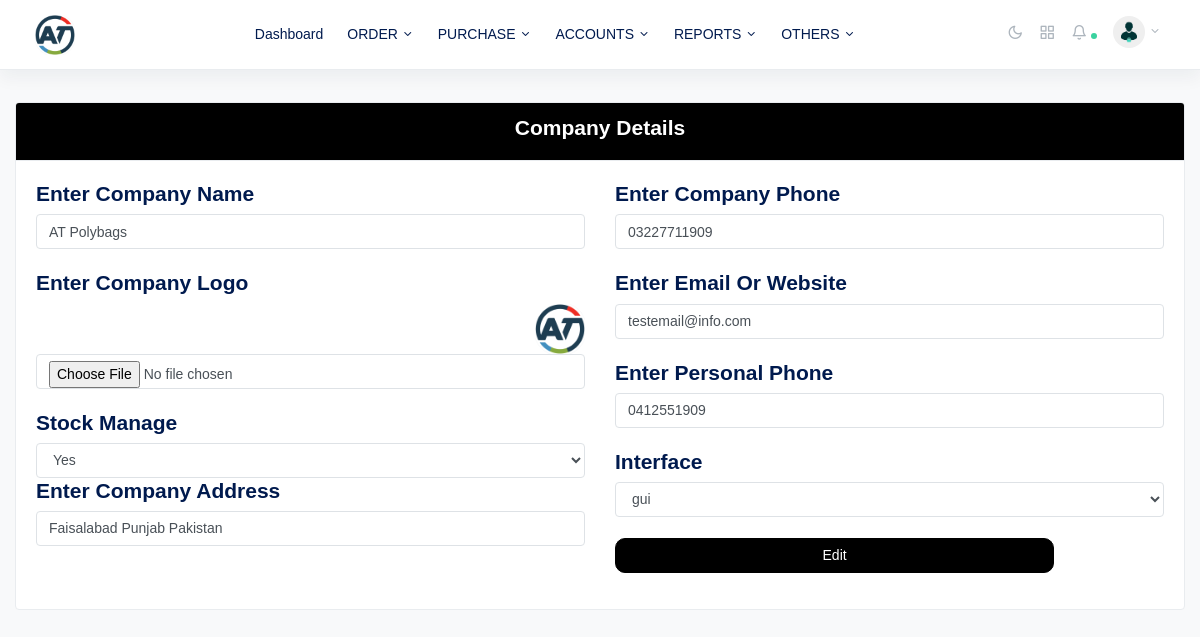
The app's page /company.php (signed in) with its own data.
### tables this page shows
CREATE TABLE `company` (
  `id` int(10) NOT NULL,
  `name` varchar(100) NOT NULL,
  `logo` text NOT NULL,
  `address` text DEFAULT NULL,
  `company_phone` varchar(100) NOT NULL,
  `personal_phone` varchar(100) NOT NULL,
  `email` text DEFAULT NULL,
  `stock_manage` int(11) NOT NULL,
  `sale_interface` varchar(50) DEFAULT NULL
);

CREATE TABLE `menus` (
  `id` int(11) NOT NULL,
  `title` text DEFAULT NULL,
  `page` text DEFAULT NULL,
  `parent_id` int(11) DEFAULT NULL,
  `icon` text DEFAULT NULL,
  `sort_order` int(11) DEFAULT NULL,
  `nav_edit` int(11) NOT NULL DEFAULT 0,
  `nav_delete` int(11) NOT NULL DEFAULT 0,
  `nav_add` int(11) NOT NULL DEFAULT 0,
  `timestamp` timestamp NOT NULL DEFAULT current_timestamp() ON UPDATE current_timestamp()
);

### company.php (the view, shortened to what this page needs)
<!DOCTYPE html>
<html lang="en">
<?php include_once 'includes/head.php'; require_once 'includes/code.php';
		 	if (!empty($get_company)) {
		 		$company_button='<input type="submit" value="Edit" name="company_update" class="btn btn-admin2 " style="width: 80%; border-radius: 10px;">';
		 	}else{
		 		$company_button = '<input type="submit" name="company_submit" class="btn btn-admin " style="width: 80%; border-radius: 10px;">';
		 	}
 ?>
  <body class="horizontal light  ">
    <div class="wrapper">
  <?php include_once 'includes/header.php'; ?>
      <main role="main" class="main-content">
        <div class="container-fluid">
          <div class="card">
            <div class="card-header card-bg" align="center">
            <div class="row">
              <div class="col-12 mx-auto h4">
                <b class="text-center card-text">Company Details</b>
              </div>
            </div>
          </div>
           <div class="card-body">
				<form method="post" action="" enctype="multipart/form-data">
					<div class="row">
					<div class="col-sm-6">
					<div class="form-group" >
						<h4>Enter Company Name </h4>
						<input type="text" name="name" placeholder="Enter Company Name" class="form-control" value="<?=@$get_company['name']?>" /><br/>
						<h4>Enter Company Logo </h4>
						<?php if(!empty($get_company['logo'])): ?>
							<a href="img/logo/<?=$get_company['logo']?>">
								<img src="img/logo/<?=$get_company['logo']?>" class="float-right" width="50" height="50" alt="">
							</a>
						<?php endif; ?>
						<input type="file" name="logo"  class="form-control" value="<?=@$get_company['logo']?>" /><br/>
					<h4>Stock Manage</h4>
						<select class="form-control" name="stock_manage">
							<option <?=@($get_company['stock_manage']==1)?"selected":""?> value="1">Yes</option>
						</select>
						<h4>Enter Company Address </h4>
						<input type="text" name="address" placeholder="Enter Company Address" class="form-control" value="<?=@$get_company['address']?>" /><br/>
					</div>
					</div>
					<div class="col-sm-6">
					<div class="form-group" >
						<h4>Enter Company Phone  </h4>
						<input type="text" name="company_phone" placeholder="Enter Company Phone" class="form-control" value="<?=@$get_company['company_phone']?>" /><br/>
						<h4>Enter Email Or Website  </h4>
						<input type="text" name="email" placeholder="Enter Email or Website" class="form-control" value="<?=@$get_company['email']?>" /><br/>
						<h4>Enter Personal Phone  </h4>
						<input type="text" name="personal_phone" placeholder="Enter personal Phone" class="form-control" value="<?=@$get_company['personal_phone']?>" /><br/>
						<h4>Interface</h4>
						<select class="form-control" name="sale_interface">
							<option <?=@($get_company['sale_interface']=='gui')?"selected":""?> value="gui">gui</option>
						</select>
						<br>
						<?=@$company_button; ?>
					</div>
					</div>
					</div>
					</form>
			</div>
          </div>
        </div>
      </main>
    </div>
  </body>
</html>

### includes/head.php (shortened to what this page needs)
 <?php include_once 'php_action/core.php';
@$get_company =mysqli_fetch_assoc(mysqli_query($dbc,"SELECT * FROM company ORDER BY id DESC LIMIT 1 "));
  ?>
  <head>
    <link rel="stylesheet" href="css/simplebar.css">
    <link rel="stylesheet" href="css/fontawesome.min.css">
    <link rel="stylesheet" href="css/feather.css">
    <link rel="stylesheet" href="css/select2.css">
    <link rel="stylesheet" href="css/dropzone.css">
    <link rel="stylesheet" href="css/uppy.min.css">
    <link rel="stylesheet" href="css/jquery.steps.css">
    <link rel="stylesheet" href="css/jquery.timepicker.css">
    <link rel="stylesheet" href="css/quill.snow.css">
    <link rel="stylesheet" href="css/daterangepicker.css">
    <link rel="stylesheet" href="css/app-light.css" id="lightTheme">
    <link rel="stylesheet" href="css/app-dark.css" id="darkTheme" disabled>
    <link rel="stylesheet" href="css/sweetalert2.min.css">
    <link rel="stylesheet" href="css/dataTables.bootstrap4.css">
  </head>

### includes/header.php (shortened to what this page needs)
  <?php
  $user_id_current = $_SESSION['userId'];
$UserData = mysqli_fetch_assoc(mysqli_query($dbc,"SELECT * FROM users WHERE user_id = '$user_id_current'"));
 ?>
  <nav class="navbar navbar-expand-lg navbar-light bg-white flex-row border-bottom shadow">
        <div class="container-fluid">
          <a class="navbar-brand mx-lg-1 mr-0" href="dashboard.php">
            <img src="img/logo/<?=$get_company['logo']?>" class="img-fluid" alt="" style="width: 40px;height: 40px;">
          </a>
          <div class="navbar-slide bg-white ml-lg-4" id="navbarSupportedContent">
            <ul class="navbar-nav mr-auto">
              <li class="nav-item dropdown">
                <a href="dashboard.php"  class="nav-link">
                  <span class="ml-lg-2">Dashboard</span>
                </a>
              </li>
        <?php
        if ($UserData['user_role']!='admin') {
        $getNav = mysqli_query($dbc,"SELECT * FROM menus where parent_id=0 AND page!='dashboard.php' ORDER BY sort_order ASC LIMIT 9 OFFSET 0 ");    $r=1;
          while ($fetch_nav=mysqli_fetch_assoc($getNav)) {   $c=0;
             $getChild = mysqli_query($dbc,"SELECT * FROM menus where parent_id='".$fetch_nav['id']."' AND page!='dashboard.php' ");
                while ($child=mysqli_fetch_assoc($getChild)) {
                    if (countWhens($dbc,"privileges",'user_id',$user_id_current,'nav_id',$child['id'])>0) {
                                        $c++;
                                         }}
                      if ($c>0 && $r<9) {
                                    ?>
                <li class="nav-item dropdown">
                <a href="<?=$fetch_nav['page']?>" id="ui-elementsDropdown" class="dropdown-toggle nav-link" role="button" data-toggle="dropdown" aria-haspopup="true" aria-expanded="false">
                  <span class="ml-lg-2"><?=strtoupper($fetch_nav['title'])?></span>
                </a>
                            </li>
                               <?php   $r++;
                               } }if ($r>9) {
                                ?>
                                 <li class="nav-item dropdown more">
                <a class="dropdown-toggle more-horizontal nav-link" href="#" id="moreDropdown" role="button" data-toggle="dropdown" aria-haspopup="true" aria-expanded="false">
                  <span class="ml-2 sr-only">More</span>
                </a>
                <ul class="dropdown-menu" aria-labelledby="moreDropdown">
                  <?php     $getNav2 = mysqli_query($dbc,"SELECT * FROM menus where parent_id=0 AND page!='dashboard.php' ORDER BY sort_order ASC LIMIT 10 OFFSET 10 ");    $r=1;
                                 while ($fetch_nav2=mysqli_fetch_assoc($getNav2)) {
                                        $c=0;
                                           $getChild = mysqli_query($dbc,"SELECT * FROM menus where parent_id='".$fetch_nav2['id']."' AND page!='dashboard.php' ");
                while ($child=mysqli_fetch_assoc($getChild)) {
                    if (countWhens($dbc,"privileges",'user_id',$user_id_current,'nav_id',$child['id'])>0) {
                                        $c++;
                                         }}
                                         if ($c>0) {
                                         ?>
                    <li class="nav-item dropdown">
                    <a class="dropdown-toggle nav-link pl-lg-2" href="#" data-toggle="collapse" id="pagesDropdown" aria-expanded="false">
                      <span class="ml-1"><?=strtoupper($fetch_nav2['title'])?></span>
                    </a>
                                        <ul class="dropdown-menu" aria-labelledby="pagesDropdown">
                                            <?php
                                    $getChild = mysqli_query($dbc,"SELECT * FROM menus where parent_id='".$fetch_nav2['id']."' AND page!='dashboard.php' ");
                                 while ($child=mysqli_fetch_assoc($getChild)) {
                                     if (countWhens($dbc,"privileges",'user_id',$user_id_current,'nav_id',$child['id'])>0) {
                                     ?>
                                          <a class="nav-link pl-lg-2" href="<?=$child['page']?>">
                        <span class="ml-1"><?=strtoupper($child['title'])?></span>
                      </a>
                                        <?php }} ?>
                                        </ul>
                                      </li>
                                      <?php  } } ?>
                                    </ul>
                                  </li>
                             <?php  }
}
                             ?>
            </ul>
          </div>
                   <ul class="navbar-nav d-flex flex-row">
            <li class="nav-item">
              <a class="nav-link text-muted my-2" href="./#" id="modeSwitcher" data-mode="light">
                <i class="fe fe-sun fe-16"></i>
              </a>
            </li>
            <li class="nav-item">
              <a class="nav-link text-muted my-2" href="./#" data-toggle="modal" data-target=".modal-shortcut">
                <i class="fe fe-grid fe-16"></i>
              </a>
            </li>
            <li class="nav-item nav-notif">
              <a class="nav-link text-muted my-2" href="./#" data-toggle="modal" data-target=".modal-notif">
                <i class="fe fe-bell fe-16"></i>
                <span class="dot dot-md bg-success"></span>
              </a>
            </li>
            <li class="nav-item dropdown ml-lg-0">
              <a class="nav-link dropdown-toggle text-muted" href="#" id="navbarDropdownMenuLink" role="button" data-toggle="dropdown" aria-haspopup="true" aria-expanded="false">
                <span class="avatar avatar-sm mt-2">
                  <img src="img/logo/user.png" alt="..." class="avatar-img rounded-circle">
                </span>
              </a>
            </li>
          </ul>
        </div>
     </nav>

### css/feather.css (style rules this page uses)
.fe { font-family: "feather" !important; speak: none; font-style: normal; font-weight: normal; font-variant: normal; text-transform: none; line-height: 1; -webkit-font-smoothing: antialiased; -moz-osx-font-smoothing: grayscale; }
.fe-16 { font-size: 16px; }
.fe-bell:before { content: ""; }
.fe-grid:before { content: ""; }
.fe-sun:before { content: ""; }

### includes/head.php (style rules this page uses)
.btn-admin2,.bg-admin2 { color: white; background-color: black; border-color: black; }
.card-bg { background-color: black; }
.card-text { color: white; }

### records on screen
company: logo (picture), name "AT Polybags", stock_manage "Yes", address "Faisalabad Punjab Pakistan", company_phone "03227711909", email "testemail@info.com", personal_phone "0412551909", sale_interface "gui"
menus: title "ORDER"
menus: title "PURCHASE"
menus: title "ACCOUNTS"
menus: title "REPORTS"
menus: title "OTHERS"
